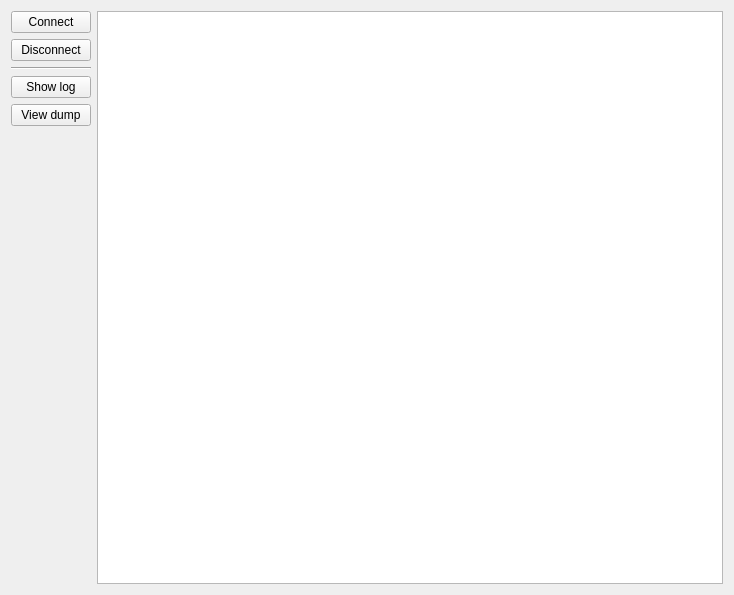
<?xml version="1.0" encoding="UTF-8"?>
<ui version="4.0">
 <class>DeviceListWidget</class>
 <widget class="QWidget" name="DeviceListWidget">
  <property name="geometry">
   <rect>
    <x>0</x>
    <y>0</y>
    <width>734</width>
    <height>595</height>
   </rect>
  </property>
  <property name="windowTitle">
   <string>Device list</string>
  </property>
  <layout class="QHBoxLayout" name="horizontalLayout">
   <item>
    <layout class="QVBoxLayout" name="verticalLayout">
     <item>
      <widget class="QPushButton" name="connectDevice">
       <property name="text">
        <string>Connect</string>
       </property>
      </widget>
     </item>
     <item>
      <widget class="QPushButton" name="disconnectDevice">
       <property name="text">
        <string>Disconnect</string>
       </property>
      </widget>
     </item>
     <item>
      <widget class="Line" name="line">
       <property name="orientation">
        <enum>Qt::Horizontal</enum>
       </property>
      </widget>
     </item>
     <item>
      <widget class="QPushButton" name="showLog">
       <property name="text">
        <string>Show log</string>
       </property>
      </widget>
     </item>
     <item>
      <widget class="QPushButton" name="viewDump">
       <property name="text">
        <string>View dump</string>
       </property>
      </widget>
     </item>
     <item>
      <spacer name="verticalSpacer">
       <property name="orientation">
        <enum>Qt::Vertical</enum>
       </property>
       <property name="sizeHint" stdset="0">
        <size>
         <width>20</width>
         <height>40</height>
        </size>
       </property>
      </spacer>
     </item>
    </layout>
   </item>
   <item>
    <widget class="QTreeView" name="view">
     <property name="editTriggers">
      <set>QAbstractItemView::NoEditTriggers</set>
     </property>
     <property name="showDropIndicator" stdset="0">
      <bool>false</bool>
     </property>
     <property name="rootIsDecorated">
      <bool>true</bool>
     </property>
     <property name="sortingEnabled">
      <bool>false</bool>
     </property>
    </widget>
   </item>
  </layout>
 </widget>
 <resources>
  <include location="QtIcons.qrc"/>
 </resources>
 <connections/>
</ui>
